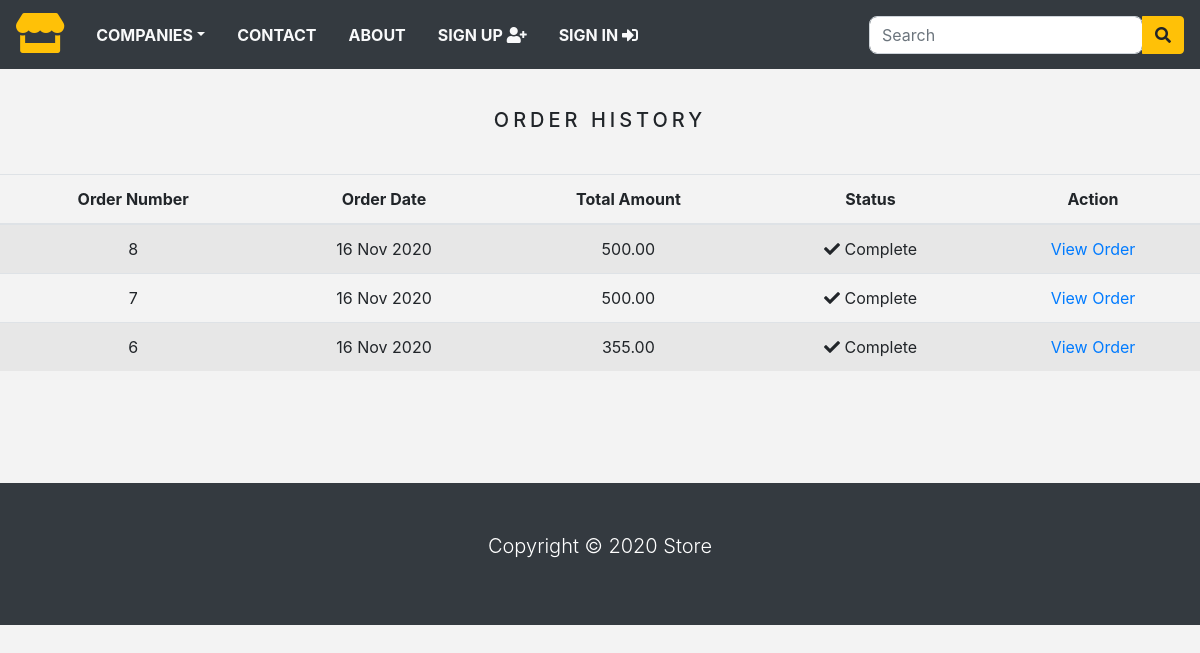
Screenshot of /order_history/ (signed in) with the database file from the repository.
### store/models.py (models this page shows)
class Order(models.Model):
    token = models.CharField(max_length=250, blank=True)
    total = models.DecimalField(
        max_digits=10, decimal_places=2, verbose_name='USD Order Total')
    emailAddress = models.EmailField(
        max_length=250, blank=True, verbose_name='Email Address')
    created = models.DateTimeField(auto_now_add=True)
    billingName = models.CharField(max_length=250, blank=True)
    billingAddress1 = models.CharField(max_length=250, blank=True)
    billingCity = models.CharField(max_length=250, blank=True)
    billingPostcode = models.CharField(max_length=250, blank=True)
    billingCountry = models.CharField(max_length=250, blank=True)
    shippingName = models.CharField(max_length=250, blank=True)
    shippingAddress1 = models.CharField(max_length=250, blank=True)
    shippingCity = models.CharField(max_length=250, blank=True)
    shippingPostcode = models.CharField(max_length=250, blank=True)
    shippingCountry = models.CharField(max_length=250, blank=True)
    class Meta:
        db_table = 'Order'
        ordering = ['-created']
    def __str__(self):
        return str(self.id)

### store/views.py (the view)
# urls.py: path('order_history/', views.orderHistory, name='order_history'),
@login_required(redirect_field_name='next', login_url='signin')
def orderHistory(request):
    if request.user.is_authenticated:
        email = str(request.user.email)
        order_details = Order.objects.filter(emailAddress=email)
        print(order_details)
    return render(request, 'orders_list.html', {'order_details': order_details})

### store/context_processors.py (called while the page is built)
def counter(request):
    item_count = 0
    if 'admin' in request.path:
        return{}
    else:
        try:
            cart = Cart.objects.filter(cart_id=_cart_id(request))
            cart_items = CartItem.objects.all().filter(cart=cart[:1])
            for cart_item in cart_items:
                item_count += cart_item.quantity
        except Cart.DoesNotExist:
            item_count = 0
    return dict(item_count=item_count)

def menu_links(request):
    links = Category.objects.all()
    return dict(links=links)

### store/models.py (called while the page is built)
    def get_url(self):
        return reverse('products_by_category', args=[self.slug])

### store/views.py (called while the page is built)
def _cart_id(request):
    cart = request.session.session_key
    if not cart:
        cart = request.session.create()
    return cart

### store/templates/orders_list.html (shortened to what this page needs)
{% extends 'base.html' %}
{% load static %}
{% block content %}
    <div class="text-center">
        <br>
        <h1 class="text-center product_title">
            Order History
        </h1>
        <br>
        {% if order_details %}
            <table class="table table-striped">
                <thead>
                    <tr>
                        <th>Order Number</th>
                        <th>Order Date</th>
                        <th>Total Amount</th>
                        <th>Status</th>
                        <th>Action</th>
                    </tr>
                </thead>
                <tbody>
                    {% for order in order_details %}
                    <tr>
                        <td>{{ order.id }}</td>
                        <td>{{ order.created | date:"d M Y" }}</td>
                        <td>{{ order.total }}</td>
                        <td><i class="fas fa-check"></i>&nbsp;Complete</td>
                        <td><a href="{% url 'order_detail' order.id %}">View Order</a></td>
                    </tr>
                    {% endfor %}
                </tbody>
            </table>
        {% else %}
            <p>You have not placed any orders yet.
                <br><br>
                <a href="{% url 'home' %}" class="btn btn-secondary">Continue shopping</a>
            </p>
        {% endif %}
    </div>
    <br><br>
{% endblock %}

### store/static/css/base.css (style rules this page uses)
body { background: #f3f3f3; }
.product_title { font-size: 20px; text-transform: uppercase; letter-spacing: 0.2em; padding-top: 15px; padding-bottom: 10px; }

### rows the page displays
Order: id "8", created "16 Nov 2020", total "500.00"
Order: id "7", created "16 Nov 2020", total "500.00"
Order: id "6", created "16 Nov 2020", total "355.00"
